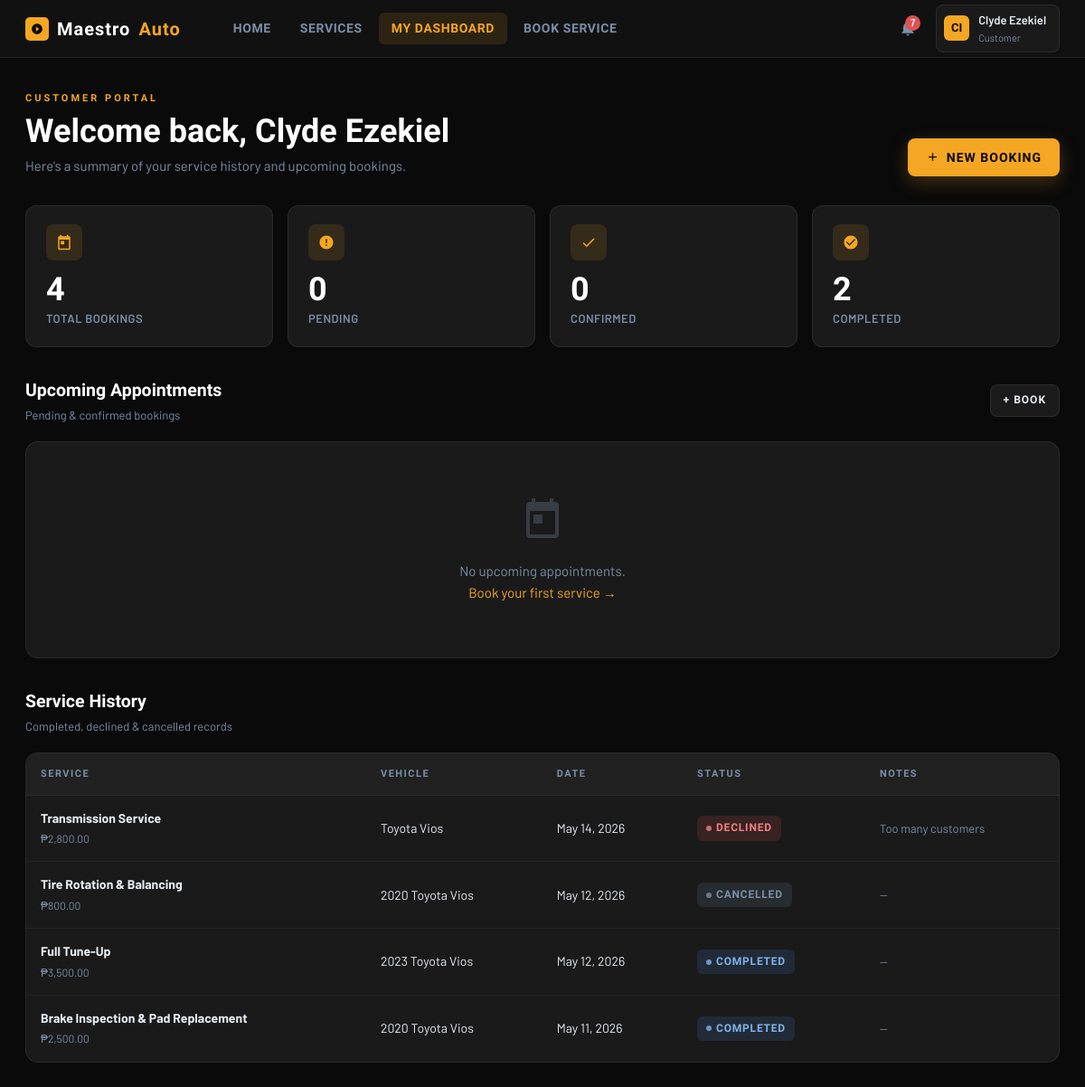
Page /dashboard.php (signed in) on the committed database.
### tables this page shows
CREATE TABLE `users` (
  `id` int(11) NOT NULL,
  `first_name` varchar(100) NOT NULL,
  `last_name` varchar(100) NOT NULL,
  `username` varchar(100) NOT NULL,
  `email` varchar(150) NOT NULL,
  `password` varchar(255) NOT NULL,
  `role` enum('customer','admin') NOT NULL DEFAULT 'customer',
  `phone` varchar(30) DEFAULT NULL,
  `created_at` timestamp NOT NULL DEFAULT current_timestamp()
);

CREATE TABLE `appointments` (
  `id` int(11) NOT NULL,
  `user_id` int(11) NOT NULL,
  `service_id` int(11) NOT NULL,
  `vehicle_make` varchar(80) DEFAULT NULL,
  `vehicle_model` varchar(80) DEFAULT NULL,
  `vehicle_year` year(4) DEFAULT NULL,
  `plate_no` varchar(20) DEFAULT NULL,
  `appt_date` date NOT NULL,
  `appt_time` time NOT NULL,
  `notes` text DEFAULT NULL,
  `status` enum('pending','confirmed','declined','completed','cancelled') NOT NULL DEFAULT 'pending',
  `admin_notes` text DEFAULT NULL,
  `created_at` timestamp NOT NULL DEFAULT current_timestamp(),
  `updated_at` timestamp NOT NULL DEFAULT current_timestamp() ON UPDATE current_timestamp()
);

CREATE TABLE `services` (
  `id` int(11) NOT NULL,
  `name` varchar(150) NOT NULL,
  `description` text DEFAULT NULL,
  `duration_hr` decimal(4,1) NOT NULL DEFAULT 1.0,
  `price` decimal(10,2) DEFAULT NULL,
  `category` varchar(80) DEFAULT NULL,
  `active` tinyint(1) NOT NULL DEFAULT 1
);

### dashboard.php (the view, shortened to what this page needs)
<?php
require 'db.php';
require 'partials/header.php';
$stats = $pdo->prepare("
    SELECT
        COUNT(*) as total,
        SUM(status='pending')   as pending,
        SUM(status='confirmed') as confirmed,
        SUM(status='completed') as completed
    FROM appointments WHERE user_id = ?
");
$stats->execute([$me['id']]);
$st = $stats->fetch();
$upcoming = $pdo->prepare("
    SELECT a.*, s.name as service_name, s.price, s.duration_hr
    FROM appointments a
    JOIN services s ON s.id = a.service_id
    WHERE a.user_id = ? AND a.status IN ('pending','confirmed')
      AND a.appt_date >= CURDATE()
    ORDER BY a.appt_date ASC, a.appt_time ASC
    LIMIT 10
");
$upcoming->execute([$me['id']]);
$upcomingRows = $upcoming->fetchAll();
$past = $pdo->prepare("
    SELECT a.*, s.name as service_name, s.price
    FROM appointments a
    JOIN services s ON s.id = a.service_id
    WHERE a.user_id = ? AND (a.status IN ('completed','declined','cancelled') OR a.appt_date < CURDATE())
    ORDER BY a.appt_date DESC
    LIMIT 10
");
$past->execute([$me['id']]);
$pastRows = $past->fetchAll();
?>
<main class="page-shell">
    <div class="page-header" style="display:flex;align-items:flex-end;justify-content:space-between;flex-wrap:wrap;gap:16px;">
        <div>
            <div class="page-label">Customer Portal</div>
            <div class="page-title">Welcome back, <?= htmlspecialchars($me['first_name']) ?></div>
            <div class="page-sub">Here's a summary of your service history and upcoming bookings.</div>
        </div>
        <a href="book.php" class="btn btn-primary">
            <svg viewBox="0 0 24 24"><path d="M19 13h-6v6h-2v-6H5v-2h6V5h2v6h6v2z"/></svg>
            New Booking
        </a>
    </div>
    <div class="stats-grid">
        <?php
        $tiles = [
            ['Total Bookings',  $st['total'],     'M19 3h-1V1h-2v2H8V1H6v2H5c-1.1 0-2 .9-2 2v16c0 1.1.9 2 2 2h14c1.1 0 2-.9 2-2V5c0-1.1-.9-2-2-2zm0 18H5V8h14v13zM7 10h5v5H7z'],
            ['Pending',         $st['pending'],   'M12 2C6.48 2 2 6.48 2 12s4.48 10 10 10 10-4.48 10-10S17.52 2 12 2zm1 15h-2v-2h2v2zm0-4h-2V7h2v6z'],
            ['Confirmed',       $st['confirmed'], 'M9 16.17L4.83 12l-1.42 1.41L9 19 21 7l-1.41-1.41z'],
            ['Completed',       $st['completed'], 'M12 2C6.48 2 2 6.48 2 12s4.48 10 10 10 10-4.48 10-10S17.52 2 12 2zm-2 15l-5-5 1.41-1.41L10 14.17l7.59-7.59L19 8l-9 9z'],
        ];
        foreach ($tiles as [$lbl, $val, $path]):
        ?>
        <div class="stat-tile">
            <div class="stat-icon">
                <svg viewBox="0 0 24 24"><path d="<?= $path ?>"/></svg>
            </div>
            <div class="stat-val"><?= (int)$val ?></div>
            <div class="stat-label"><?= $lbl ?></div>
        </div>
        <?php endforeach; ?>
    </div>
    <div style="margin-bottom:32px;">
        <div class="section-head">
            <div>
                <div class="section-title">Upcoming Appointments</div>
                <div class="section-sub">Pending &amp; confirmed bookings</div>
            </div>
            <a href="book.php" class="btn btn-secondary btn-sm">+ Book</a>
        </div>
        <div class="card" style="padding:0;">
            <?php if (empty($upcomingRows)): ?>
                <div class="empty-state">
                    <svg viewBox="0 0 24 24"><path d="M19 3h-1V1h-2v2H8V1H6v2H5c-1.1 0-2 .9-2 2v16c0 1.1.9 2 2 2h14c1.1 0 2-.9 2-2V5c0-1.1-.9-2-2-2zm0 18H5V8h14v13zM7 10h5v5H7z"/></svg>
                    <p>No upcoming appointments.<br><a href="book.php">Book your first service →</a></p>
                </div>
            <?php endif; ?>
        </div>
    </div>
    <div>
        <div class="section-head">
            <div>
                <div class="section-title">Service History</div>
                <div class="section-sub">Completed, declined &amp; cancelled records</div>
            </div>
        </div>
        <div class="card" style="padding:0;">
            <?php if (empty($pastRows)): ?>
                <div class="empty-state">
                    <svg viewBox="0 0 24 24"><path d="M13 3c-4.97 0-9 4.03-9 9H1l3.89 3.89.07.14L9 12H6c0-3.87 3.13-7 7-7s7 3.13 7 7-3.13 7-7 7c-1.93 0-3.68-.79-4.94-2.06l-1.42 1.42C8.27 19.99 10.51 21 13 21c4.97 0 9-4.03 9-9s-4.03-9-9-9zm-1 5v5l4.28 2.54.72-1.21-3.5-2.08V8H12z"/></svg>
                    <p>No past service records yet.</p>
                </div>
            <?php else: ?>
            <div class="table-wrap">
                <table>
                    <thead><tr>
                        <th>Service</th><th>Vehicle</th>
                        <th>Date</th><th>Status</th><th>Notes</th>
                    </tr></thead>
                    <tbody>
                    <?php foreach ($pastRows as $row): ?>
                        <tr>
                            <td>
                                <strong><?= htmlspecialchars($row['service_name']) ?></strong><br>
                                <span style="font-size:12px;color:var(--muted);">₱<?= number_format($row['price'],2) ?></span>
                            </td>
                            <td><?= htmlspecialchars($row['vehicle_year'].' '.$row['vehicle_make'].' '.$row['vehicle_model']) ?></td>
                            <td><?= date('M j, Y', strtotime($row['appt_date'])) ?></td>
                            <td>
                                <span class="badge badge-<?= $row['status'] ?>">
                                    <span class="badge-dot"></span>
                                    <?= ucfirst($row['status']) ?>
                                </span>
                            </td>
                            <td style="max-width:180px;font-size:13px;color:var(--muted);">
                                <?= $row['admin_notes'] ? htmlspecialchars($row['admin_notes']) : '—' ?>
                            </td>
                        </tr>
                    <?php endforeach; ?>
                    </tbody>
                </table>
            </div>
            <?php endif; ?>
        </div>
    </div>
</main>
<?php require 'partials/footer.php'; ?>

### partials/header.php (shortened to what this page needs)
<?php
$currentUser = $pdo->prepare("SELECT id, first_name, last_name, username, role FROM users WHERE id = ?");
$currentUser->execute([$_SESSION['user_id']]);
$me = $currentUser->fetch();
$unreadStmt = $pdo->prepare("SELECT COUNT(*) FROM notifications WHERE user_id = ? AND is_read = 0");
$unreadStmt->execute([$me['id']]);
$unreadCount = (int)$unreadStmt->fetchColumn();
$initials = strtoupper(substr($me['first_name'],0,1) . substr($me['last_name'],0,1));
$isAdmin  = ($me['role'] === 'admin');
$currentPage = basename($_SERVER['PHP_SELF'], '.php');
?>
<!DOCTYPE html>
<html lang="en">
<head>
    <link rel="stylesheet" href="app.css">
</head>
<body>
<div class="app-body">
<header class="topbar">
    <a href="<?= $isAdmin ? 'admin_dashboard.php' : 'dashboard.php' ?>" class="topbar-logo">
        <div class="logo-badge">
            <svg viewBox="0 0 24 24"><path d="M12 2C6.48 2 2 6.48 2 12s4.48 10 10 10 10-4.48 10-10S17.52 2 12 2zm-2 14.5v-9l6 4.5-6 4.5z"/></svg>
        </div>
        Maestro<span style="color:var(--yellow)">Auto</span>
    </a>
    <nav class="topbar-nav">
        <a href="home.php"      class="<?= $currentPage==='home'      ?'active':'' ?>">Home</a>
        <a href="services.php"  class="<?= $currentPage==='services'  ?'active':'' ?>">Services</a>
        <?php if ($isAdmin): ?>
            <a href="admin_dashboard.php" class="<?= $currentPage==='admin_dashboard'?'active':'' ?>">Dashboard</a>
            <a href="admin_appointments.php" class="<?= $currentPage==='admin_appointments'?'active':'' ?>">Appointments</a>
            <a href="admin_reports.php"  class="<?= $currentPage==='admin_reports' ?'active':'' ?>">Reports</a>
        <?php else: ?>
            <a href="dashboard.php"    class="<?= $currentPage==='dashboard'    ?'active':'' ?>">My Dashboard</a>
            <a href="book.php"         class="<?= $currentPage==='book'         ?'active':'' ?>">Book Service</a>
        <?php endif; ?>
    </nav>
    <div class="topbar-right">
        <div style="position:relative;">
            <button class="notif-btn" id="notifBtn" aria-label="Notifications">
                <?php if ($unreadCount > 0): ?>
                    <span class="notif-badge"><?= $unreadCount > 9 ? '9+' : $unreadCount ?></span>
                <?php endif; ?>
            </button>
        </div>
        <div style="position:relative;">
            <div class="user-chip" id="userChip">
                <div class="user-avatar"><?= $initials ?></div>
                <div>
                    <div class="user-name"><?= htmlspecialchars($me['first_name']) ?></div>
                    <div class="user-role"><?= ucfirst($me['role']) ?></div>
                </div>
            </div>
        </div>
    </div>
</header>

### partials/footer.php (shortened to what this page needs)
</div>
</body>
</html>

### rows in the picture
users: initials "CI", first_name "Clyde Ezekiel", role "Customer"
appointments: service.name "Transmission Service", service.price "2,800.00", vehicle_year+vehicle_make+vehicle_model "Toyota Vios", appt_date "May 14, 2026", status "DECLINED", admin_notes "Too many customers"
appointments: service.name "Tire Rotation & Balancing", service.price "800.00", vehicle_year+vehicle_make+vehicle_model "2020 Toyota Vios", appt_date "May 12, 2026", status "CANCELLED"
appointments: service.name "Full Tune-Up", service.price "3,500.00", vehicle_year+vehicle_make+vehicle_model "2023 Toyota Vios", appt_date "May 12, 2026", status "COMPLETED"
appointments: service.name "Brake Inspection & Pad Replacement", service.price "2,500.00", vehicle_year+vehicle_make+vehicle_model "2020 Toyota Vios", appt_date "May 11, 2026", status "COMPLETED"

### other values in the picture
$unreadCount "7"
$val "4"
$lbl "TOTAL BOOKINGS"
$val "0"
$lbl "PENDING"
$lbl "CONFIRMED"
$val "2"
$lbl "COMPLETED"
